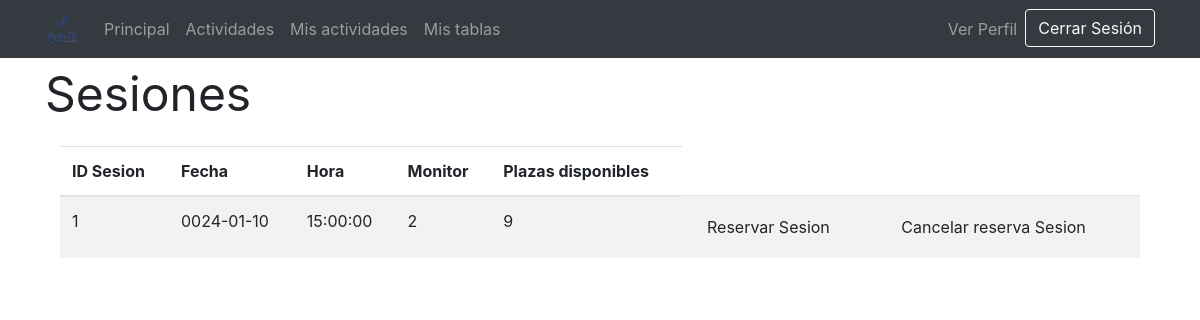
Page /vistas/sesionesActividad.php?id=9 (signed in) on the committed database.
### tables this page shows
CREATE TABLE IF NOT EXISTS `sesion` (
  `idSesion` int(11) NOT NULL AUTO_INCREMENT,
  `fecha` date DEFAULT NULL,
  `hora` time DEFAULT '00:00:00',
  `nPlazasMax` int(11) NOT NULL,
  `nPlazasActual` int(11) NOT NULL,
  `Usuario_DNI` varchar(9) NOT NULL,
  `Actividad_idActividad` int(11) NOT NULL,
  PRIMARY KEY (`idSesion`),
  KEY `fk_Sesion_Usuario1_idx` (`Usuario_DNI`),
  KEY `fk_Sesion_Actividad1_idx` (`Actividad_idActividad`)
);

CREATE TABLE IF NOT EXISTS `usuario` (
  `ID` int(11) NOT NULL AUTO_INCREMENT,
  `DNI` varchar(9) NOT NULL,
  `nombre` varchar(45) NOT NULL,
  `apellidos` varchar(45) NOT NULL,
  `email` varchar(45) DEFAULT NULL,
  `password` varchar(50) NOT NULL,
  `tipo` varchar(20) NOT NULL,
  PRIMARY KEY (`ID`) USING BTREE
);

### modelos/m_gestionarSesiones.php (called while the page is built, shortened)
  <?php
  require_once '../controladores/controlador_sesion.php';
  class m_gestionarSesiones{
	public function getDatosSesionesActividad($var){
		$bd = conexion_BD();
		$r = $bd->query ("SELECT * FROM sesion WHERE Actividad_idActividad='$var'");
		return $r;
	}
}
  ?>

### controladores/controlador_sesion.php (called while the page is built, shortened)
<?php
require_once '../modelos/m_gestionarSesiones.php';
class controlador_sesion
{
  public static function getSesionesActividad($var)
  {
  	$m_gestionarSesiones = new m_gestionarSesiones();
    if($m_gestionarSesiones->comprobarSesionActividad($var))
    {
		return $m_gestionarSesiones->getDatosSesionesActividad($var);
   }
  }
}
?>

### modelos/m_gestionarUsuarios.php (called while the page is built, shortened)
<?php
class m_gestionarUsuarios
{
  public function getDatosUsuario($dni)
  {
    $bd = conexion_BD();
    $r = $bd->query("SELECT * FROM usuario WHERE DNI='" . $dni . "'");
    mysqli_data_seek($r, 0);
    $extraido = mysqli_fetch_array($r);
    return $extraido;
  }
}
?>

### controladores/controlador_usuario.php (called while the page is built, shortened)
<?php
require_once '../modelos/m_gestionarUsuarios.php';
class controlador_usuario
{
  public static function devolverUsuario($dni)
  {
    $m_gestionarUsuarios = new m_gestionarUsuarios();
    if ($m_gestionarUsuarios->comprobarUsuario($dni)) {
      return $m_gestionarUsuarios->getDatosUsuario($dni);
    }
  }
}

### vistas/sesionesActividad.php (the view, shortened to what this page needs)
<?php
if (isset($_SESSION['userID']) && $_SESSION['userType'] == 'Deportista' && $_SESSION['connected'] == true) {
  require_once '../controladores/controlador_sesion.php';
  require_once '../controladores/controlador_usuario.php';
  require 'head.php';
  $result = controlador_sesion::getSesionesActividad($var);
?>
  <body>
    <?php require 'header_deportista.php'; ?>
    <div class="container">
      <p style="font-size: -webkit-xxx-large;" id="actividades">Sesiones</p>
      <div class="table-responsive col-xs-12 col-sm-12 col-md-12 col-lg-12">
        <table class="table table-striped">
          <thead>
            <tr>
              <th>ID Sesion</th>
              <th>Fecha</th>
              <th>Hora</th>
              <th>Monitor</th>
              <th>Plazas disponibles</th>
            </tr>
          </thead>
          <tbody>
            <?php
            foreach ($result as $reg) {
            ?>
              <tr>
                <td><?php echo $reg['idSesion']; ?></td>
                <td><?php echo $reg['fecha']; ?></td>
                <td><?php echo $reg['hora']; ?></td>
                <td><?php $aux = controlador_usuario::devolverUsuario($reg['Usuario_DNI']);
                    echo $aux['nombre']; ?></td>
                <td><?php echo $reg['nPlazasActual']; ?></td>
                <td>
                  <a href="reservarSesion.php?idSesion=<?php echo $reg['idSesion']; ?>" style="text-decoration: none;"><button id="botonGuardarCambios" type="button" class="btn btn-default2">Reservar Sesion</button></a>
                </td>
                <td>
                  <a href="cancelarReservaSesion.php?idSesion=<?php echo $reg['idSesion']; ?>" style="text-decoration: none;"><button id="botonEliminar" type="button" class="btn btn-default2">Cancelar reserva Sesion</button></a>
                </td>
              </tr>
  </body>
  </html>
<?php
            }
          }
?>

### rows in the picture
sesion: idSesion "1", fecha "0024-01-10", hora "15:00:00", usuario.nombre "2", nPlazasActual "9"
